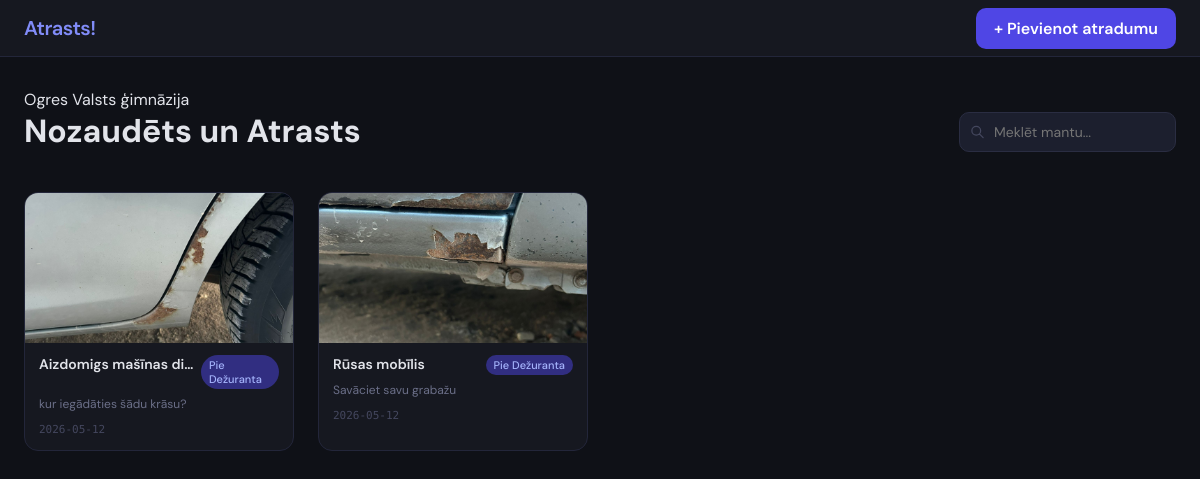
Before: / with the older database file.
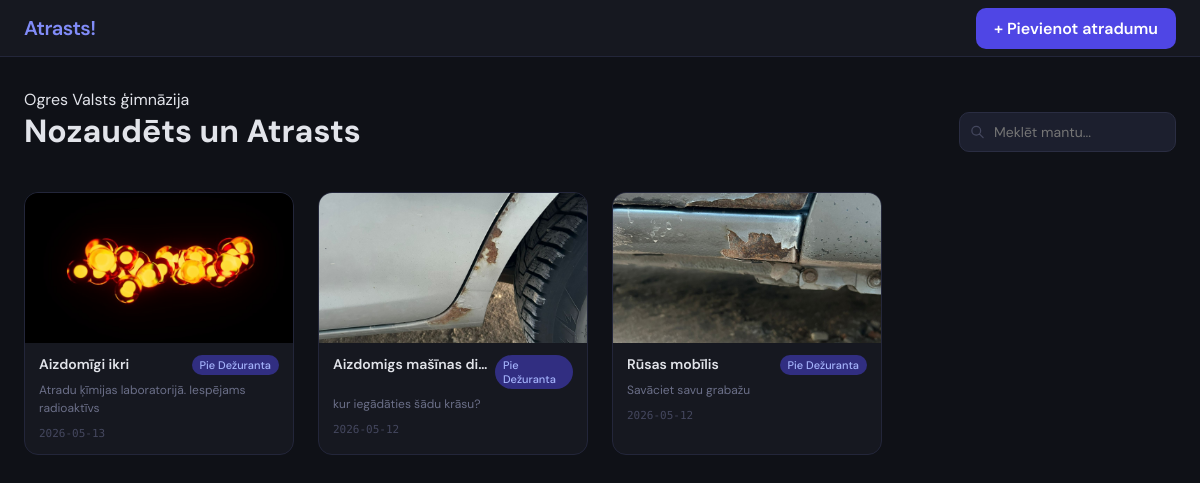
After: the same page with the newer database file.
### tables this page shows
CREATE TABLE Manta (
                manta_id INTEGER PRIMARY KEY AUTOINCREMENT,
                nosaukums TEXT NOT NULL,
                apraksts TEXT NOT NULL,
                bilde_url TEXT NOT NULL,
                registracijas_laiks TIMESTAMP DEFAULT CURRENT_TIMESTAMP,
                statuss_id INTEGER DEFAULT 1,
                FOREIGN KEY (statuss_id) REFERENCES Manta_Statuss (statuss_id)
            );

CREATE TABLE Manta_Statuss (
                statuss_id INTEGER PRIMARY KEY AUTOINCREMENT,
                statuss TEXT NOT NULL
            );

### app.py (the view)
@app.route('/')
def index():
    query = request.args.get('q', '').strip()
    db = get_db()
    if query:
        items = db.execute('''
            SELECT M.*, S.statuss FROM Manta M
            JOIN Manta_Statuss S ON M.statuss_id = S.statuss_id
            WHERE M.nosaukums LIKE ? OR M.apraksts LIKE ?
            ORDER BY registracijas_laiks DESC
        ''', (f'%{query}%', f'%{query}%')).fetchall()
    else:
        items = db.execute('''
            SELECT M.*, S.statuss FROM Manta M
            JOIN Manta_Statuss S ON M.statuss_id = S.statuss_id
            ORDER BY registracijas_laiks DESC
        ''').fetchall()
    return render_template('index.html', items=items)

### app.py (called while the page is built)
def get_db():
    conn = sqlite3.connect(DB_PATH)
    conn.row_factory = sqlite3.Row
    return conn

### templates/index.html (shortened to what this page needs)
{% extends 'base.html' %}
{% block content %}
<div class="page-header">
    <div>
        <div class="page-label">Ogres Valsts ģimnāzija</div>
        <h1 class="page-title">Nozaudēts un Atrasts</h1>
    </div>
    <div class="search-wrap">
        <form action="/" method="GET">
            <input name="q" class="search-input" type="text" placeholder="Meklēt mantu..." value="{{ request.args.get('q', '') }}">
        </form>
    </div>
</div>
<div class="grid">
    {% for item in items %}
    <article class="card">
        <div class="card-img">
            <img src="{{ url_for('static', filename='img/' + item['bilde_url']) }}" alt="{{ item['nosaukums'] }}">
        </div>
        <div class="card-body">
            <div class="card-top">
                <span class="card-title">{{ item['nosaukums'] }}</span>
                <span class="badge">{{ item['statuss'] }}</span>
            </div>
            <p class="card-desc">{{ item['apraksts'] }}</p>
            <div class="card-date">{{ item['registracijas_laiks'][:10] }}</div>
        </div>
    </article>
    {% endfor %}
</div>
{% endblock %}

### templates/base.html (shortened to what this page needs)
<!DOCTYPE html>
<html lang="lv">
<head>
    <link rel="stylesheet" href="{{ url_for('static', filename='css/style.css') }}">
</head>
<body>
    <header>
        <nav>
            <a href="/" class="logo">Atrasts!</a>
            <a href="/add" class="btn-primary">+ Pievienot atradumu</a>
        </nav>
    </header>
    <main class="animate-fade-in">
        {% block content %}{% endblock %}
    </main>
</body>
</html>

### static/css/style.css (style rules this page uses)
:root { --bg-deep: #0f1117; --bg-card: #161820; --bg-input: #1c1f2e; --border: #23263a; --border-light: #2a2d42; --text-main: #e2e4ea; --text-muted: #6b6f88; --text-dim: #44475e; --primary: #4f46e5; --accent: #818cf8; }
*, *::before, *::after { box-sizing: border-box; margin: 0; padding: 0; }
body { font-family: 'DM Sans', sans-serif; background: var(--bg-deep); color: var(--text-main); min-height: 100vh; display: flex; flex-direction: column; }
a { color: inherit; text-decoration: none; }
header { background: var(--bg-card); border-bottom: 1px solid var(--border); position: sticky; top: 0; z-index: 50; }
nav { max-width: 1200px; margin: 0 auto; padding: 0 24px; height: 56px; display: flex; align-items: center; justify-content: space-between; }
.logo { font-size: 20px; font-weight: 600; color: var(--accent); letter-spacing: -0.5px; }
main { flex: 1; width: 100%; max-width: 1200px; margin: 0 auto; padding: 32px 24px; }
.grid { display: grid; grid-template-columns: repeat(auto-fill, minmax(200px, 1fr)); gap: 14px; }
.card { background: var(--bg-card); border: 1px solid var(--border); border-radius: 14px; overflow: hidden; transition: transform 0.2s, border-color 0.2s; cursor: pointer; }
.page-header { margin-bottom: 40px; display: flex; justify-content: space-between; align-items: flex-end; gap: 20px; }
.grid { display: grid; grid-template-columns: repeat(auto-fill, minmax(220px, 1fr)); gap: 24px; }
.card-img { height: 150px; background: var(--bg-input); overflow: hidden; }
.card-img img { width: 100%; height: 100%; object-fit: cover; }
.card-body { padding: 12px 14px 14px; }
.card-top { display: flex; justify-content: space-between; align-items: flex-start; gap: 6px; margin-bottom: 6px; }
.card-title { font-size: 14px; font-weight: 600; white-space: nowrap; overflow: hidden; text-overflow: ellipsis; }
.badge { background: #312e81; color: #a5b4fc; font-size: 11px; padding: 3px 8px; border-radius: 20px; font-weight: 500; }
.card-desc { font-size: 12px; color: var(--text-muted); line-height: 1.5; display: -webkit-box; -webkit-line-clamp: 2; -webkit-box-orient: vertical; overflow: hidden; }
.card-date { font-size: 11px; color: var(--text-dim); margin-top: 10px; font-family: 'DM Mono', monospace; }
input[type="text"], textarea { width: 100%; background: var(--bg-input); border: 1px solid var(--border-light); border-radius: 10px; color: var(--text-main); font-size: 14px; padding: 10px 14px; outline: none; font-family: inherit; }
.btn-primary { background: var(--primary); color: #fff; border: none; padding: 10px 18px; border-radius: 10px; font-weight: 600; cursor: pointer; transition: background 0.15s; }
.search-wrap { position: relative; }
.search-input { padding-left: 34px !important; width: 260px; }

Changed rows visible on the page:
added Manta: bilde_url (picture), nosaukums "Aizdomīgi ikri", statuss "Pie Dežuranta", apraksts "Atradu ķīmijas laboratorijā. Iespējams radioaktīvs", registracijas_laiks "2026-05-13"
